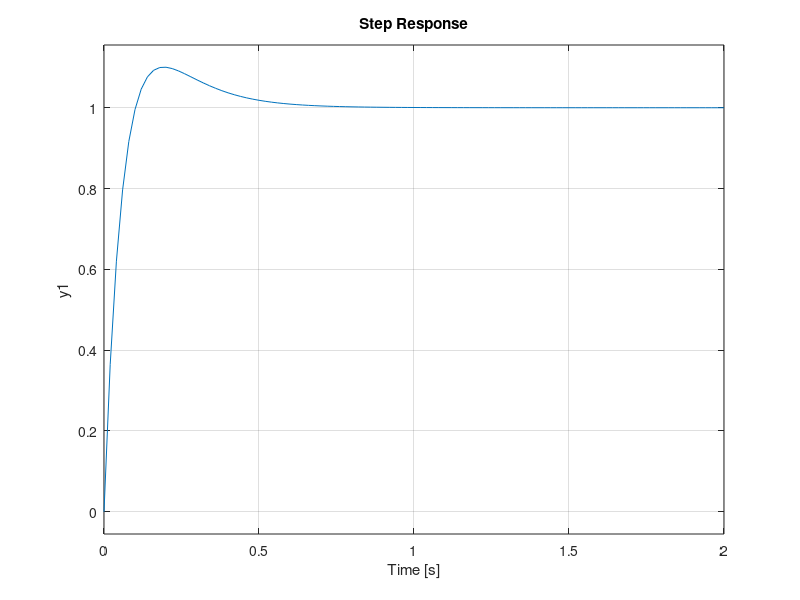

Write the MATLAB code that produced this figure.
% EJERCICIO 1 - POR LUGAR DE RAICES
clear all;close all;
s=tf('s');
g=1/((s^2+10*s+16))
pole(g)

% Especificaciones de dise?o
MP=40; ts=2;
zita=(-log(MP/100))/(sqrt(pi^2+log(MP/100)^2))
sigma=(4/ts)
wn=(sigma/zita)
wd=wn*(sqrt(1-zita^2))
pd=-sigma + wd*j % Polo deseado en -2+/-6.85j

% Aporte angular
angp0=180*angle(pd)/pi
angp2=180*angle(pd-(-2))/pi
angp8=180*angle(pd-(-8))/pi
phi = -180 + angp0 + angp2 + angp8 
% Aporte total considerando el polo al origen es de 65.074
% Si consideramos 2 ceros iguales, entonces cada uno debera aportar 
% 32.54 grados, siendo ti=4td

kp=1; % Fijo kp=1 para realizar el LR y despues saco el valor real del mismo
td=0.0392
ti=0.1568
gpid=minreal(kp*(1+1/(ti*s)+td*s))
zero(gpid) % Verifico la ubicacion de los ceros en -12.75
rlocus(g*gpid)% donde verifico que pase por el polo deseado y obtengo kp
kp=70.6
gpid=minreal(kp*(1+1/(ti*s)+td*s))
gbc=minreal((gpid*g)/(1+gpid*g));
step(gbc)

% POR ASIGNACION DE POLOS - Defino todos lo spolos a BC
polos=[-20 -2+6.85i -2-6.85i]
den=poly(polos)
gbc2=tf(1,den)
% El Regulador PID queda:
kp=114.9;
ti=0.113;
td=0.1218;
gpid=minreal(kp*(1+1/(ti*s)+td*s))
zero(gpid)
%Funcion de transferencia a BC:
gbc_ap=minreal(g*gpid/(1+g*gpid));
step(gbc_ap)
pole(gbc_ap)
zero(gbc_ap)
% No verifica debido a que existen dos ceros a BC cercanos a los polos de
% BC que afectan la respuesta - el metodo no es bueno


%Ejercicio 2 - POR Ziegler y Nichols
clear ll; close all
s=tf('s')    

% Ingreso funcion de tranferencia
g=(20*s+120)/(s^3+10*s^2+29*s+20)

% Especificaciones de disenio
MP=10; ts=1;
zita=(-log(MP/100))/(sqrt(pi^2+log(MP/100)^2))
sigma=(4/ts)
wn=(sigma/zita)
wd=wn*(sqrt(1-zita^2))
p=[-sigma wd] % polo deseado en -4+/- 5.457i
rlocus(g)

%Haciendo por Ziegler y Nichols y midiendo de la grafica:
step(g)  
L=0.24 % medido de la grafica
T=1.8  % medido de la grafica
kp=(1.2*T/L)
ti=2*L
td=0.5*L
gpid=minreal(kp*(1+1/(ti*s)+td*s))
zero(gpid)
gbc=minreal((gpid*g)/(1+gpid*g));
step(gbc)
